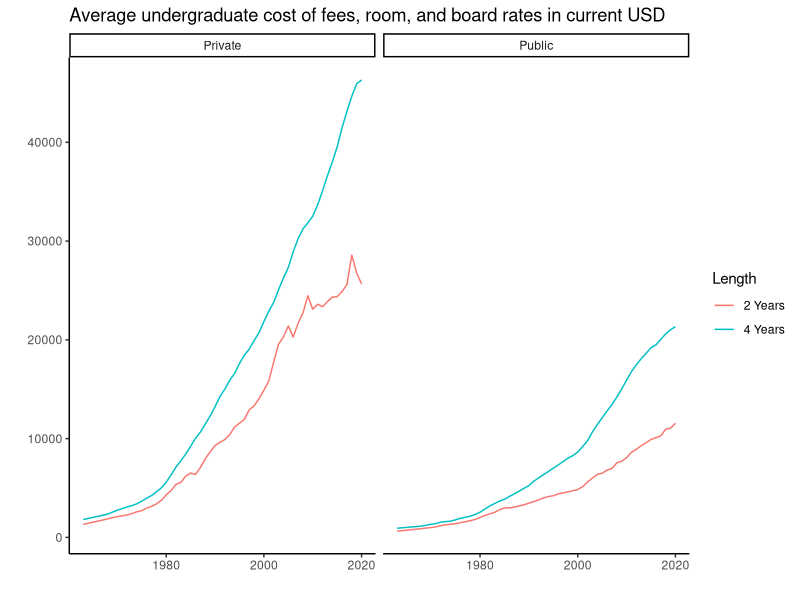
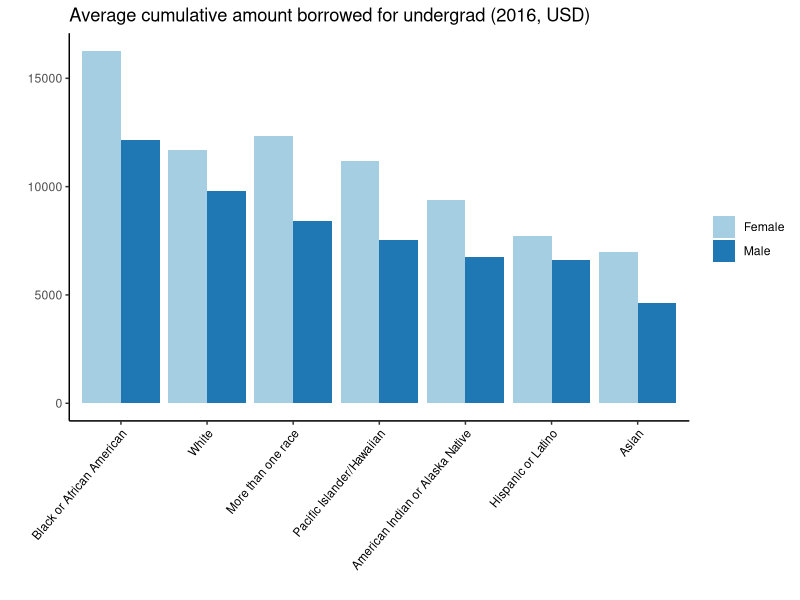
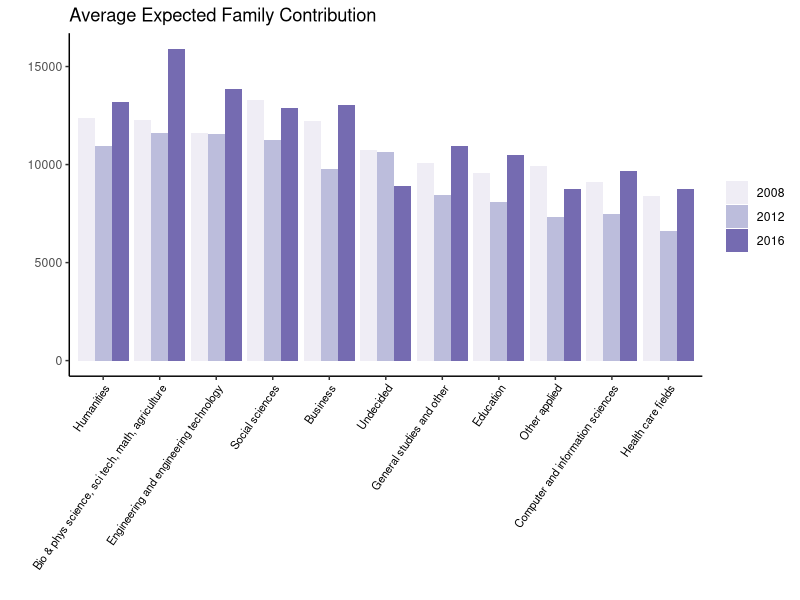
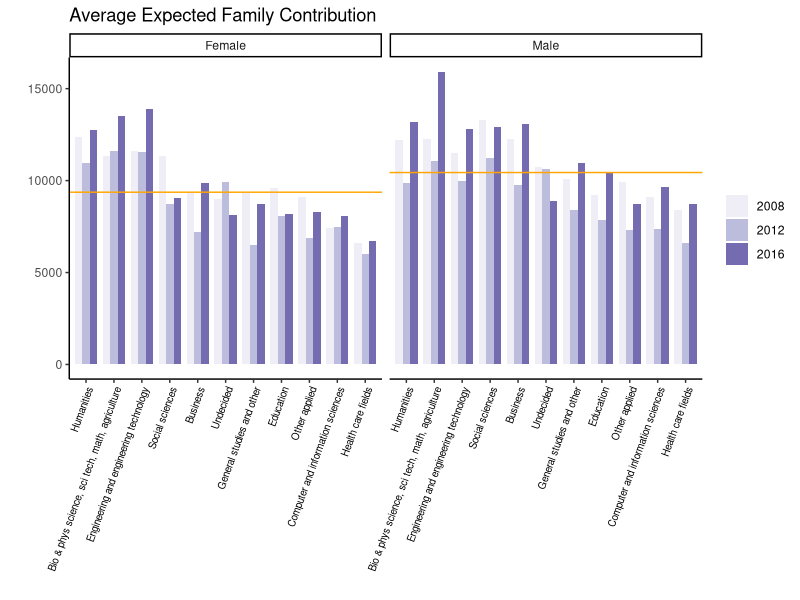
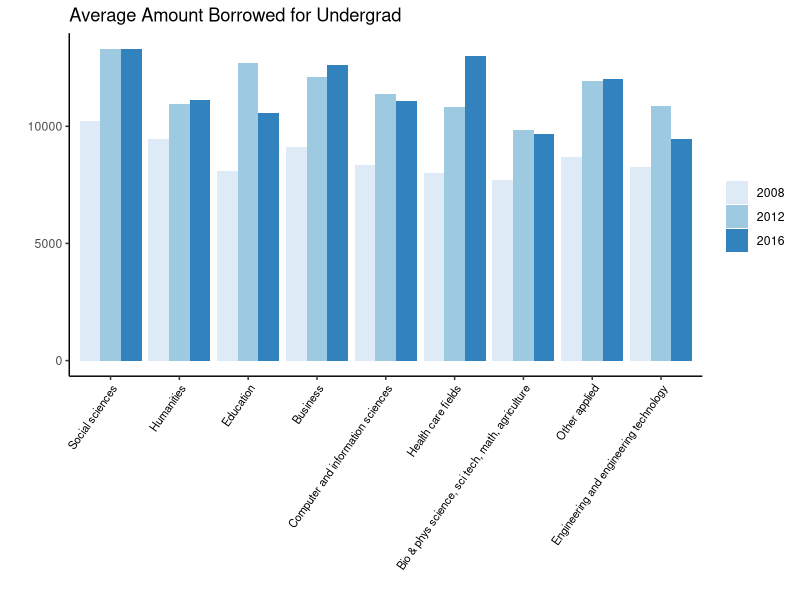
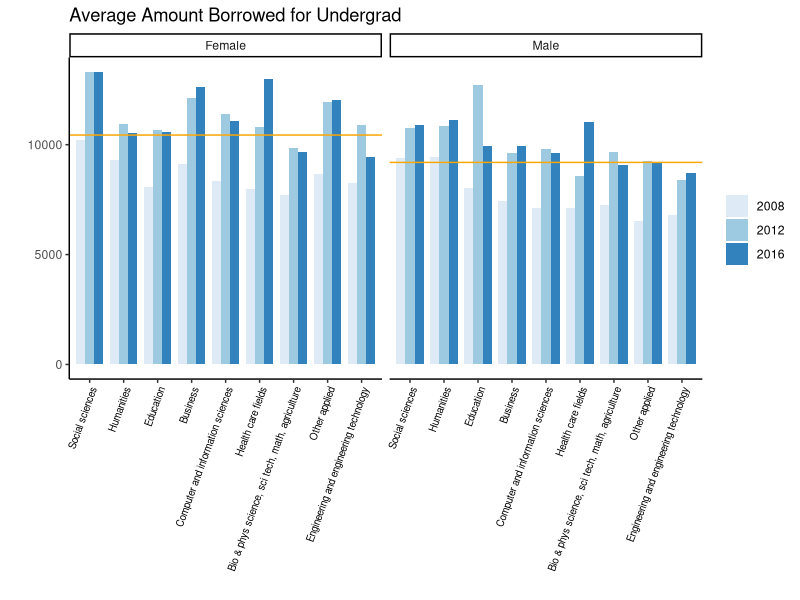
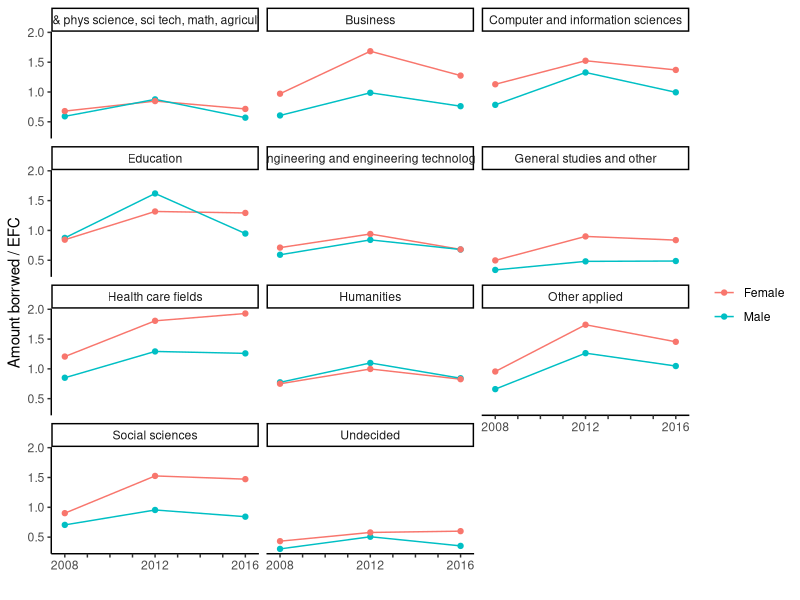
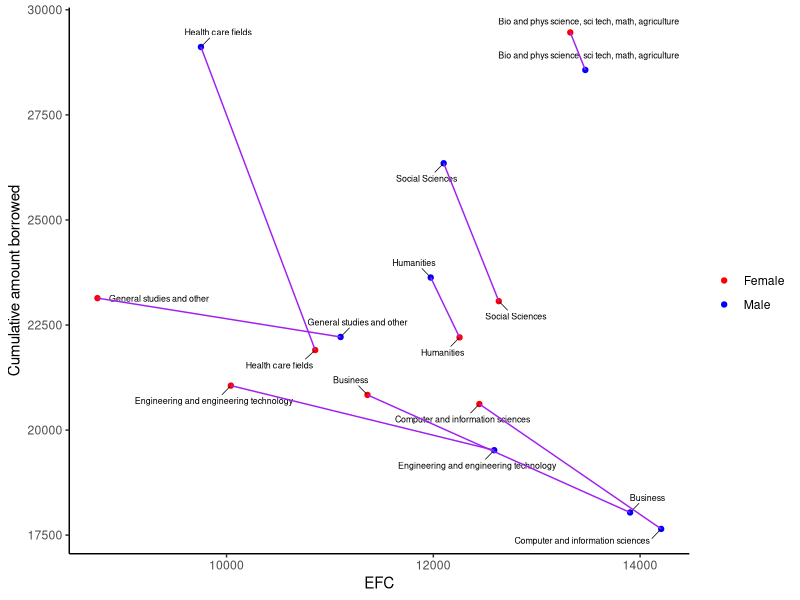

Source code (R) for these figures, in order: (Note: this script raises an error after producing the figures.)
## ---- chunk 1
knitr::opts_chunk$set(echo = TRUE, message = FALSE, warning = FALSE)
## ---- chunk 2
library(tidyverse)
library(ggplot2)
library(lubridate)
library(ggrepel)
library(readxl)
## ---- chunk 3
tuition_cost <- read_excel("FP3/college_cost_over_time.xls", sheet = "Sheet1")
#head(tuition_cost)

tuition_cost %>% 
  ggplot(aes(x = Year, y = Amount, color = Length)) +
  geom_line() +
  facet_wrap(~Type) +
  theme_classic() +
  labs(title = "Average undergraduate cost of fees, room, and board rates in current USD", x = "", y = "")
## ---- chunk 4
uplift <- read_csv("statuschanges.csv")
explorerace <- read_csv("10_efc_borrow_race.csv")
exploregender <- read_csv("10_efc_borrow_gender.csv")
## ---- chunk 5
Cum_amt_borrowed_2016 <- read_excel("FP3/amt_borrowed.xlsx", sheet = "Sheet1")

Cum_amt_borrowed_2016 %>% 
  ggplot(aes(x = fct_reorder(Race, Amount, .desc = T), y = Amount, fill = Gender)) +
  geom_bar(stat="identity", position = position_dodge()) +
  theme_classic() +
  theme(axis.text.x = element_text(angle = 50, vjust = 1, hjust=1, size = 8.5, color = "black")) +
  scale_fill_brewer(palette = "Paired") +
  labs(x = "", y = "", fill = "", title = "Average cumulative amount borrowed for undergrad (2016, USD)")
## ---- chunk 6
efc_and_borr <- readxl::read_xlsx("efc_and_amt_borrowed_over_time.xlsx")
#head(efc_and_borr)
efc_and_borr <- efc_and_borr %>% 
  mutate(ratio = `Cumulative amount borrowed for undergrad`/`Expected Family Contribution`)
## ---- chunk 7
efc_and_borr %>% 
  ggplot(aes(x = fct_reorder(`Field of study: undergraduate (10 categories)`, `Expected Family Contribution`, .desc = T), y = `Expected Family Contribution`, fill = factor(Year))) +
  geom_bar(stat="identity", position = position_dodge()) +
  theme_classic() +
  theme(axis.text.x = element_text(angle = 55, vjust = 1, hjust=1, size = 8, color = "black")) +
  scale_fill_brewer(palette = "Purples") +
  labs(x = "", y = "", fill = "", title = "Average Expected Family Contribution")
## ---- chunk 8
males <- efc_and_borr %>% 
  filter(Gender == "Male")
females <- efc_and_borr %>% 
  filter(Gender == "Female")

males_ave_efc <- mean(males$`Expected Family Contribution`)
females_ave_efc <- mean(females$`Expected Family Contribution`)

data_hline <- data.frame(Gender = unique(efc_and_borr$Gender),
                         hline = c(males_ave_efc, females_ave_efc))


plot <- efc_and_borr %>% 
  ggplot(aes(x = fct_reorder(`Field of study: undergraduate (10 categories)`, `Expected Family Contribution`, .desc = T), y = `Expected Family Contribution`, fill = factor(Year))) +
  geom_bar(stat="identity", position = position_dodge(), width = 0.8) +
  facet_grid(. ~Gender) +
  theme_classic() +
  theme(axis.text.x = element_text(angle = 70, vjust = 1, hjust=1, size = 7, color = "black")) +
  scale_fill_brewer(palette = "Purples") +
  labs(x = "", y = "", fill = "", title = "Average Expected Family Contribution")

plot +
  geom_hline(data = data_hline,
             aes(yintercept = hline),
             color = "orange")
## ---- chunk 9
efc_and_borr %>% 
  filter(`Field of study: undergraduate (10 categories)` != "General studies and other") %>% 
  filter(`Field of study: undergraduate (10 categories)` != "Undecided") %>% 
  ggplot(aes(x = fct_reorder(`Field of study: undergraduate (10 categories)`, `Cumulative amount borrowed for undergrad`, .desc = T), y = `Cumulative amount borrowed for undergrad`, fill = factor(Year))) +
  geom_bar(stat="identity", position = position_dodge()) +
  theme_classic() +
  theme(axis.text.x = element_text(angle = 55, vjust = 1, hjust=1, size = 8, color = "black")) +
  scale_fill_brewer(palette = "Blues") +
  labs(x = "", y = "", fill = "", title = "Average Amount Borrowed for Undergrad")
## ---- chunk 10
efc_and_borr2 <- efc_and_borr %>% 
  filter(`Field of study: undergraduate (10 categories)` != "General studies and other") %>% 
  filter(`Field of study: undergraduate (10 categories)` != "Undecided")

males2 <- efc_and_borr2 %>% 
  filter(Gender == "Male")
females2 <- efc_and_borr2 %>% 
  filter(Gender == "Female")

males_ave_borr <- mean(males2$`Cumulative amount borrowed for undergrad`)
females_ave_borr <- mean(females2$`Cumulative amount borrowed for undergrad`)

data_hline1 <- data.frame(Gender = unique(efc_and_borr$Gender),
                         hline = c(males_ave_borr, females_ave_borr))


plot <- efc_and_borr2 %>% 
  ggplot(aes(x = fct_reorder(`Field of study: undergraduate (10 categories)`, `Cumulative amount borrowed for undergrad`, .desc = T), y = `Cumulative amount borrowed for undergrad`, fill = factor(Year))) +
  geom_bar(stat="identity", position = position_dodge(), width = 0.8) +
  facet_grid(. ~Gender) +
  theme_classic() +
  theme(axis.text.x = element_text(angle = 70, vjust = 1, hjust=1, size = 7, color = "black")) +
  scale_fill_brewer(palette = "Blues") +
  labs(x = "", y = "", fill = "", title = "Average Amount Borrowed for Undergrad")

plot +
  geom_hline(data = data_hline1,
             aes(yintercept = hline),
             color = "orange")
## ---- chunk 11
efc_and_borr %>% 
  ggplot(aes(x = Year, y = ratio, color = Gender)) +
  geom_line() +
  geom_point() +
  theme_classic() +
  scale_x_discrete(limits=2008:2016, labels=c(2008,"","","",2012,"","","",2016)) +
  facet_wrap(nrow = 4, ncol = 3, facets = vars(`Field of study: undergraduate (10 categories)`)) +
  labs(x = "", y = "Amount borrwed / EFC", color = "")
## ---- chunk 12
male <- exploregender %>%
  select(field,efc_m,borr_m) %>%
  mutate(gender = "m")
  colnames(male) <- c("field","efc","borr","gender")
female <- exploregender %>%
  select(field,efc_f,borr_f) %>%
  mutate(gender = "f")
  colnames(female) <- c("field","efc","borr","gender")
final <- rbind(male,female)
final$efc <- extract_numeric(final$efc)

final %>% 
  filter(field != "Education") %>% 
  ggplot(aes(x=efc,y=borr,color=gender, group=field)) + 
    geom_point() +
    geom_text_repel(aes(label=field),
                  size=2.25,
                  box.padding = 0.5,
                  segment.size = 0.25,
                  color = "black") +
    geom_line(color="purple") +
    scale_color_manual(labels=c("Female", "Male"), values = c("red", "blue")) +
    labs(color="", x = "EFC", y = "Cumulative amount borrowed") +
    theme_classic()
## ---- chunk 13
wider <- final %>%
    pivot_wider(names_from=gender,values_from=c(efc,borr),values_fill=0,names_sort=TRUE)

wider <- wider %>%
  mutate(change_efc = (pmax(efc_f,efc_m)-pmin(efc_f,efc_m))/pmin(efc_f,efc_m),change_borr = (pmax(borr_f,borr_m)-pmin(borr_f,borr_m))/pmin(borr_f,borr_m))%>%
    mutate(elasticity = change_efc/change_borr)%>%
  mutate(borr_more = case_when(borr_m>borr_f ~ 'm',
  borr_m<borr_f ~ 'f'))

wider1 <- wider %>%
  mutate(mid_efc=(efc_f+efc_m)/2,mid_borr=(borr_f+borr_m)/2) %>% mutate(elasticity=((efc_f-efc_m)/(mid_efc))/((borr_f-borr_m)/(mid_borr)))%>%
  mutate(borr_more = case_when(borr_m>borr_f ~ 'm',
  borr_m<borr_f ~ 'f'))%>%
  arrange(elasticity)

tab<-wider1%>%
  select(field,elasticity,borr_more)
## ---- chunk 14
tabl <- "
| Field         | Elasticity    | Who borrows more  |
|---------------|:--------------|:--------------------------|
Social Sciences |	-0.3247039 |	Males	 |	
Bio and phys science, sci tech, math, agriculture |	-0.3528085 |	Females	|
Humanities |	-0.3702545 |	Males	|	
Health care fields |	-0.3794884 |	Males		|
Computer and information sciences	| -0.8496284 |	Females	|	
Business |	-1.3969944 |	Females		|
Engineering and engineering technology |	-2.9719174 |	Females	|	
| General studies and other |	-5.8112563 |	Females	|
"
cat(tabl)
## ---- chunk 15
prerank <- uplift[order(uplift$income_pre,decreasing=TRUE),]
prerank$index <- 1:nrow(prerank)
prerank$time <- 2008

#efcrank <- uplift[order(uplift$efc,decreasing=TRUE),]
#efcrank$index <- 1:nrow(efcrank)
#efcrank$time <- 1

salaryrank2012 <- uplift[order(uplift$salary_2012_primary,decreasing=TRUE),]
salaryrank2012$index <- 1:nrow(salaryrank2012)
salaryrank2012$time <- 2012

salaryrank2017 <- uplift[order(uplift$income_2017_gross,decreasing=TRUE),]
salaryrank2017$index <- 1:nrow(salaryrank2017)
salaryrank2017$time <- 2017

efc_sal <- rbind(prerank,salaryrank2012,salaryrank2017)
## ---- chunk 16
ggplot(data = efc_sal, aes(x = time, y = index, group = field)) +
  geom_line(aes(color = field, alpha = 1), size = 2) +
  geom_point(aes(color = field, alpha = 1), size = 4) +
  scale_y_reverse(breaks = 1:nrow(efc_sal))+
  theme_classic() +
  labs(x = "Time", y = "Rank") +
  theme(legend.position = "none") +
  scale_x_discrete(limits=2008:2017, labels=c(2008,"","","",2012,"","","","",2017)) +
  geom_text_repel(aes(label=field),
                  size=2.25,
                  box.padding = 0.5,
                  segment.size = 0.25,
                  color = "black") 
## ---- chunk 17
data <- readxl::read_xlsx("11_8_data.xlsx", sheet = "salary")
conf_int <- readxl::read_xlsx("11_8_data.xlsx", sheet = "confidence_intervals")

data %>% 
  ggplot() +
  geom_bar(aes(x = fct_reorder(`Field of study: undergraduate (23 categories)`, `Primary job: Annualized salary, 2012`, .desc = T), y = `Primary job: Annualized salary, 2012`), stat = "identity", fill = "skyblue", alpha = 0.7) +
  geom_errorbar(aes(x = `Field of study: undergraduate (23 categories)`, ymin=`CI_low`, ymax=`CI_high`), width=0.4, colour="orange", alpha=0.9, size=1) +
  theme_classic() +
  theme(axis.text.x = element_text(angle = 52, vjust = 1, hjust=1, size = 5.5, color = "black")) +
  labs(x = "Undergraduate Field of Study, 2008", y = "Salary, 2012")
## ---- chunk 18
salary_by_major_2018 <- read_excel("FP3/salary_by_major_0818.xlsx")
#head(salary_by_major_2018)

salary_by_major_2018 %>% 
  filter(`Field of study: undergraduate (10 categories)` != "Undeclared") %>% 
  ggplot() +
  geom_bar(aes(x = fct_reorder(`Field of study: undergraduate (10 categories)`, `Current job, as of B&B:08/18 interview: Annualized salary`, .desc = T), y = `Current job, as of B&B:08/18 interview: Annualized salary`), stat="identity", fill = "#69b3a2", alpha = 0.7) +
  geom_errorbar(aes(x = `Field of study: undergraduate (10 categories)`, ymin=`CI_low`, ymax=`CI_high`), width=0.4, colour="orange", alpha=0.9, size=1) +
  theme_classic() +
  theme(axis.text.x = element_text(angle = 60, vjust = 1, hjust=1, size = 7, color = "black")) +
  labs(x = "Undergraduate Field of Study, 2008", y = "Current Salary in 2018", title = "")
